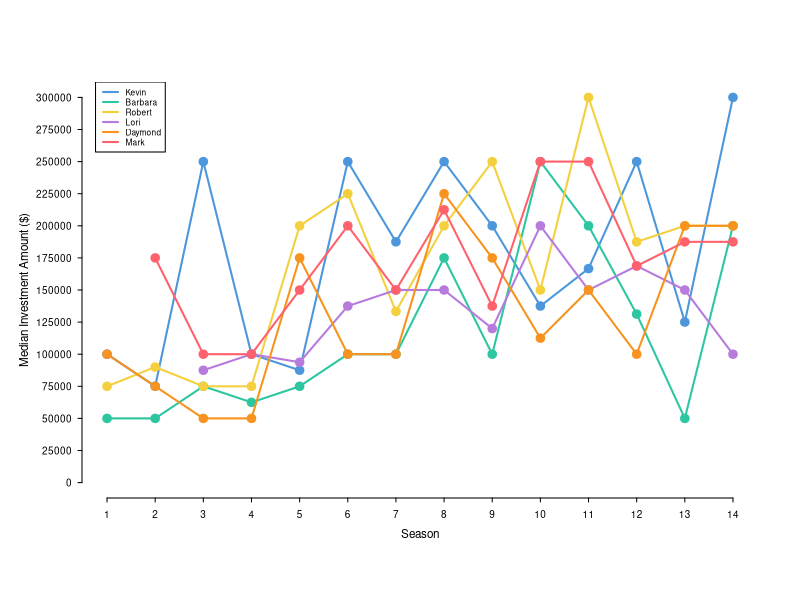
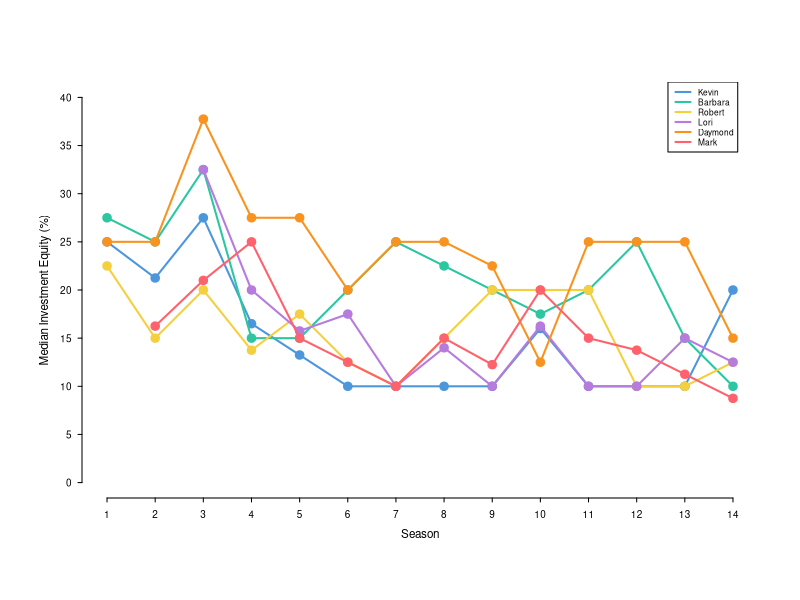
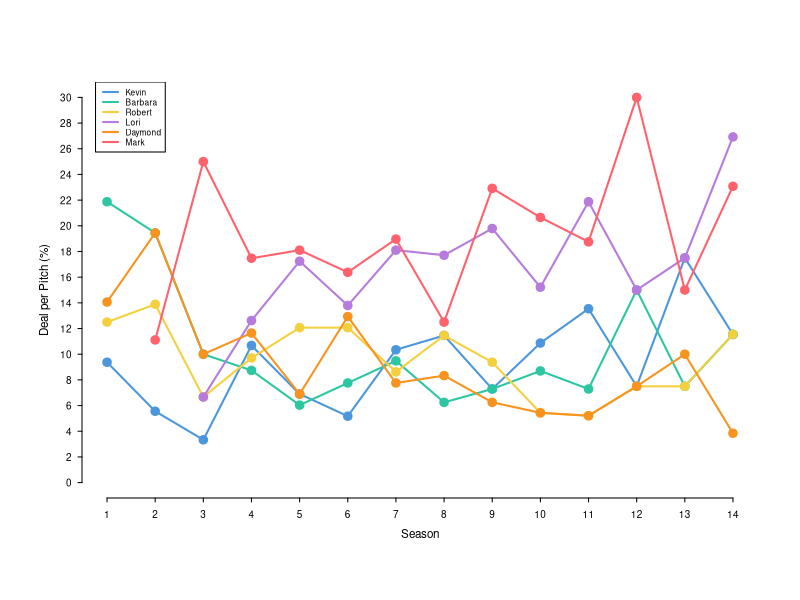
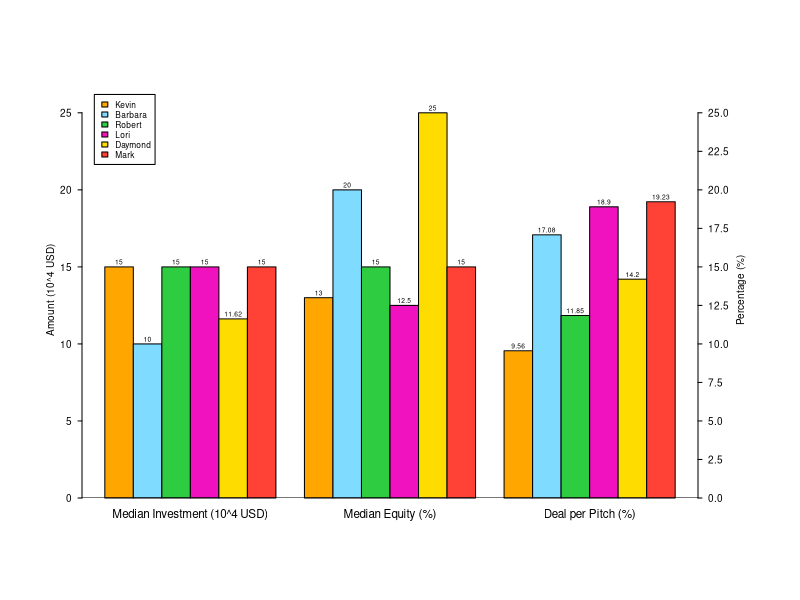

Generate these figures, in order, with R:
## ---- chunk 1
knitr::opts_chunk$set(echo = TRUE)
## ---- chunk 2
dat <- read.csv("Shark Tank US dataset.csv")
dat.copy <- dat
dim(dat)
colSums(is.na(dat))
## ---- chunk 3
table(dat$Season.Number) #good
table(dat$Episode.Number) #good
table(dat$Season.Start) #good
which(dat$Startup.Name=='') #good
table(dat$Industry) #good
sum(dat$Business.Description=='') #good
sum(dat$Entrepreneur.Names=='') # missing names - but okay
table(dat$Original.Ask.Amount) #good
table(dat$Original.Offered.Equity) #good
table(dat$Valuation.Requested) #good
table(dat$Got.Deal) #good


table(dat$Season.End) #need to fix
sum(dat$Original.Air.Date == '') #need to fix
table(dat$Pitchers.Gender) #need to fix
sum(dat$Pitchers.City=='') #599 missing cities - hard to fix
sum(dat$Pitchers.State=='') #358 missing states - hard to fix
table(dat$Pitchers.Average.Age) #984 missing ages - to be removed
table(dat$Company.Website=='') #inaccurate column - to be removed
sum(is.na(dat$Multiple.Entrepreneurs)) #need to convert the 478 NAs
sum(is.na(dat$US.Viewership)) #useless column - to be removed


# take special note of the following columns (loan/royalty deals)
range(dat$Total.Deal.Amount, na.rm=T) #convert NA to 0 or not??
which(dat$Total.Deal.Amount==0) #need to fix row 641
range(dat$Total.Deal.Equity, na.rm=T)
which(dat$Total.Deal.Equity==0) 
range(dat$Deal.Valuation, na.rm=T)
which(dat$Deal.Valuation==0)
range(dat$Investment.Amount.Per.Shark, na.rm=T)
which(dat$Investment.Amount.Per.Shark==0) #row 641 again
table(dat$Royalty.Deal) #convert all NAs to 0
table(dat$Loan) #need to fix


#lastly, we need to fix/ fill NAs for the individual shark columns
sum(is.na(dat$Barbara.Corcoran.Present))
table(dat$Barbara.Corcoran.Present)
table(dat$Barbara.Corcoran.Investment.Amount)
table(dat$Barbara.Corcoran.Investment.Equity)
## ---- chunk 4
dim(dat)
dat <- dat[, !names(dat) %in% 
             c("Pitchers.Average.Age", "Company.Website", "US.Viewership")]
dim(dat)
## ---- chunk 5
table(dat$Season.Start)
dat$Season.Start <- format(as.Date(dat$Season.Start, format = '%d-%b-%y'), '%m/%d/%Y')
table(dat$Season.Start)

table(dat$Season.End)
which(dat$Season.End=='')
dat$Season.End[which(dat$Season.End=='')] <- '20-Apr-23'
dat$Season.End <- format(as.Date(dat$Season.End, format = '%d-%b-%y'), '%m/%d/%Y')
table(dat$Season.End)
## ---- chunk 6
sum(dat$Original.Air.Date == '')

rows_with_na <- which(dat$Original.Air.Date=='')
eps_with_na <- unique(dat[rows_with_na, c('Season.Number', 'Episode.Number')])
eps_with_na

dat[dat$Season.Number==9 & dat$Episode.Number==17, 'Original.Air.Date'] <- '14-Jan-18'
dat[dat$Season.Number==9 & dat$Episode.Number==18, 'Original.Air.Date'] <- '21-Jan-18'
dat[dat$Season.Number==9 & dat$Episode.Number==19, 'Original.Air.Date'] <- '28-Jan-18'
dat[dat$Season.Number==9 & dat$Episode.Number==20, 'Original.Air.Date'] <- '28-Jan-18'
dat[dat$Season.Number==9 & dat$Episode.Number==21, 'Original.Air.Date'] <- '11-Feb-18'
dat[dat$Season.Number==9 & dat$Episode.Number==22, 'Original.Air.Date'] <- '18-Feb-18'
dat[dat$Season.Number==9 & dat$Episode.Number==23, 'Original.Air.Date'] <- '25-Feb-18'

dat[dat$Season.Number==10 & dat$Episode.Number==2, 'Original.Air.Date'] <- '14-Oct-18'
dat[dat$Season.Number==10 & dat$Episode.Number==3, 'Original.Air.Date'] <- '21-Oct-18'
dat[dat$Season.Number==10 & dat$Episode.Number==4, 'Original.Air.Date'] <- '28-Oct-18'
dat[dat$Season.Number==10 & dat$Episode.Number==5, 'Original.Air.Date'] <- '18-Nov-18'
dat[dat$Season.Number==10 & dat$Episode.Number==6, 'Original.Air.Date'] <- '25-Nov-18'
dat[dat$Season.Number==10 & dat$Episode.Number==7, 'Original.Air.Date'] <- '02-Dec-18'
dat[dat$Season.Number==10 & dat$Episode.Number==9, 'Original.Air.Date'] <- '06-Jan-19'
dat[dat$Season.Number==10 & dat$Episode.Number==12, 'Original.Air.Date'] <- '27-Jan-19'
dat[dat$Season.Number==10 & dat$Episode.Number==13, 'Original.Air.Date'] <- '27-Jan-19'
dat[dat$Season.Number==10 & dat$Episode.Number==14, 'Original.Air.Date'] <- '03-Mar-19'
dat[dat$Season.Number==10 & dat$Episode.Number==15, 'Original.Air.Date'] <- '10-Mar-19'
dat[dat$Season.Number==10 & dat$Episode.Number==16, 'Original.Air.Date'] <- '17-Mar-19'
dat[dat$Season.Number==10 & dat$Episode.Number==17, 'Original.Air.Date'] <- '24-Mar-19'
dat[dat$Season.Number==10 & dat$Episode.Number==18, 'Original.Air.Date'] <- '07-Apr-19'
dat[dat$Season.Number==10 & dat$Episode.Number==19, 'Original.Air.Date'] <- '14-Apr-19'
dat[dat$Season.Number==10 & dat$Episode.Number==20, 'Original.Air.Date'] <- '21-Apr-19'
dat[dat$Season.Number==10 & dat$Episode.Number==21, 'Original.Air.Date'] <- '28-Apr-19'
dat[dat$Season.Number==10 & dat$Episode.Number==22, 'Original.Air.Date'] <- '05-May-19'

dat[dat$Season.Number==11 & dat$Episode.Number==2, 'Original.Air.Date'] <- '06-Oct-19'
dat[dat$Season.Number==11 & dat$Episode.Number==4, 'Original.Air.Date'] <- '20-Oct-19'
dat[dat$Season.Number==11 & dat$Episode.Number==5, 'Original.Air.Date'] <- '27-Oct-19'
dat[dat$Season.Number==11 & dat$Episode.Number==6, 'Original.Air.Date'] <- '03-Nov-19'
dat[dat$Season.Number==11 & dat$Episode.Number==7, 'Original.Air.Date'] <- '10-Nov-19'
dat[dat$Season.Number==11 & dat$Episode.Number==8, 'Original.Air.Date'] <- '17-Nov-19'
dat[dat$Season.Number==11 & dat$Episode.Number==9, 'Original.Air.Date'] <- '01-Dec-19'
dat[dat$Season.Number==11 & dat$Episode.Number==10, 'Original.Air.Date'] <- '05-Jan-20'
dat[dat$Season.Number==11 & dat$Episode.Number==11, 'Original.Air.Date'] <- '12-Jan-20'
dat[dat$Season.Number==11 & dat$Episode.Number==12, 'Original.Air.Date'] <- '19-Jan-20'
dat[dat$Season.Number==11 & dat$Episode.Number==13, 'Original.Air.Date'] <- '28-Feb-20'
dat[dat$Season.Number==11 & dat$Episode.Number==14, 'Original.Air.Date'] <- '06-Mar-20'
dat[dat$Season.Number==11 & dat$Episode.Number==15, 'Original.Air.Date'] <- '13-Mar-20'
dat[dat$Season.Number==11 & dat$Episode.Number==16, 'Original.Air.Date'] <- '20-Mar-20'
dat[dat$Season.Number==11 & dat$Episode.Number==17, 'Original.Air.Date'] <- '27-Mar-20'
dat[dat$Season.Number==11 & dat$Episode.Number==18, 'Original.Air.Date'] <- '03-Apr-20'
dat[dat$Season.Number==11 & dat$Episode.Number==19, 'Original.Air.Date'] <- '10-Apr-20'
dat[dat$Season.Number==11 & dat$Episode.Number==21, 'Original.Air.Date'] <- '06-May-20'
dat[dat$Season.Number==11 & dat$Episode.Number==22, 'Original.Air.Date'] <- '08-May-20'
dat[dat$Season.Number==11 & dat$Episode.Number==23, 'Original.Air.Date'] <- '13-May-20'

dat[dat$Season.Number==14 & dat$Episode.Number==4, 'Original.Air.Date'] <- '14-Oct-22'
dat[dat$Season.Number==14 & dat$Episode.Number==5, 'Original.Air.Date'] <- '21-Oct-22'
dat[dat$Season.Number==14 & dat$Episode.Number==6, 'Original.Air.Date'] <- '11-Nov-22'
dat[dat$Season.Number==14 & dat$Episode.Number==7, 'Original.Air.Date'] <- '18-Nov-22'

dat$Original.Air.Date <- format(as.Date(dat$Original.Air.Date, 
                                        format = '%d-%b-%y'), '%m/%d/%Y')
sum(dat$Original.Air.Date == '')
## ---- chunk 7
table(dat$Pitchers.Gender)
rows <- which(dat$Pitchers.Gender=='')
dat[rows, 'Entrepreneur.Names']
dat$Pitchers.Gender[rows] <- c('Male', 'Male', 'Male', 'Mixed Team', 'Male', 'Male')
dat$Pitchers.Gender[dat$Pitchers.Gender=='Mixed Team'] <- 'Mixed'
table(dat$Pitchers.Gender)
## ---- chunk 8
range(dat$Pitch.Number)
tail(dat$Pitch.Number)
which(!(1:1097 %in% dat$Pitch.Number))
dat$Pitch.Number <- 1:1097
## ---- chunk 9
sum(is.na(dat$Multiple.Entrepreneurs))
table(dat$Multiple.Entrepreneurs)
dat$Multiple.Entrepreneurs[is.na(dat$Multiple.Entrepreneurs)] <- 0
table(dat$Multiple.Entrepreneurs)
## ---- chunk 10
sum(is.na(dat$Number.of.sharks.in.deal))
table(dat$Number.of.sharks.in.deal)
dat$Number.of.sharks.in.deal[is.na(dat$Number.of.sharks.in.deal)] <- 0
table(dat$Number.of.sharks.in.deal)
## ---- chunk 11
table(dat$Total.Deal.Amount)
which(dat$Total.Deal.Amount==0) # got a deal, but total amount is 0
dat$Total.Deal.Amount[is.na(dat$Total.Deal.Amount)] <- 0
table(dat$Total.Deal.Amount)

table(dat$Total.Deal.Equity)
which(dat$Total.Deal.Equity==0) # got a deal, but total equity is 0
dat$Total.Deal.Equity[is.na(dat$Total.Deal.Equity)] <- 0
table(dat$Total.Deal.Equity)

table(dat$Deal.Valuation)
which(dat$Deal.Valuation==0) # got a deal, but deal valuation is 0
dat$Deal.Valuation[is.na(dat$Deal.Valuation)] <- 0
table(dat$Deal.Valuation)

table(dat$Investment.Amount.Per.Shark)
which(dat$Investment.Amount.Per.Shark==0) #row 641 again
dat$Investment.Amount.Per.Shark[is.na(dat$Investment.Amount.Per.Shark)] <- 0
table(dat$Investment.Amount.Per.Shark)

table(dat$Equity.Per.Shark)
which(dat$Equity.Per.Shark==0) #same situation
dat$Equity.Per.Shark[is.na(dat$Equity.Per.Shark)] <- 0
table(dat$Equity.Per.Shark)
## ---- chunk 12
sum(is.na(dat$Royalty.Deal))
table(dat$Royalty.Deal)
dat$Royalty.Deal[is.na(dat$Royalty.Deal)] <- 0
table(dat$Royalty.Deal)
## ---- chunk 13
sum(is.na(dat$Loan))
table(dat$Loan)
dat$Loan[is.na(dat$Loan)] <- 0
dat$Loan[dat$Loan!=0] <- 1
table(dat$Loan)
## ---- chunk 14
cols <- grep("Present$", colnames(dat))
rows_with_na <- which(apply(dat[,cols], 1, function(x) any(is.na(x))))
eps_with_na <- unique(dat[rows_with_na, c('Season.Number', 'Episode.Number')])
eps_with_na 

# [1] "Barbara.Corcoran.Present"
# [2] "Mark.Cuban.Present"      
# [3] "Lori.Greiner.Present"    
# [4] "Robert.Herjavec.Present" 
# [5] "Daymond.John.Present"    
# [6] "Kevin.O.Leary.Present"  

dat[dat$Season.Number==11 & 
      dat$Episode.Number==1, cols] <- matrix(c(0,1,1,1,0,1),4,6,byrow=T)
dat[dat$Season.Number==11 & 
      dat$Episode.Number==2, cols] <- matrix(c(1,1,1,0,0,1),4,6,byrow=T)
dat[dat$Season.Number==11 & 
      dat$Episode.Number==3, cols] <- matrix(c(0,1,1,1,1,1),4,6,byrow=T)
dat[dat$Season.Number==11 & 
      dat$Episode.Number==4, cols] <- matrix(c(1,1,1,0,0,1),4,6,byrow=T)
dat[dat$Season.Number==11 & 
      dat$Episode.Number==5, cols] <- matrix(c(0,1,1,0,1,1),4,6,byrow=T)
dat[dat$Season.Number==11 & 
      dat$Episode.Number==6, cols] <- matrix(c(0,1,1,1,0,1),4,6,byrow=T)
dat[dat$Season.Number==11 & 
      dat$Episode.Number==7, cols] <- matrix(c(0,1,1,1,1,1),4,6,byrow=T)
dat[dat$Season.Number==11 & 
      dat$Episode.Number==8, cols] <- matrix(c(0,1,1,0,1,1),4,6,byrow=T)
dat[dat$Season.Number==11 & 
      dat$Episode.Number==9, cols] <- matrix(c(1,1,1,1,0,1),4,6,byrow=T)
dat[dat$Season.Number==11 & 
      dat$Episode.Number==10, cols] <- matrix(c(1,1,1,1,0,1),4,6,byrow=T)
dat[dat$Season.Number==11 & 
      dat$Episode.Number==11, cols] <- matrix(c(1,1,1,0,1,1),4,6,byrow=T)
dat[dat$Season.Number==11 & 
      dat$Episode.Number==12, cols] <- matrix(c(1,1,1,0,0,1),4,6,byrow=T)
dat[dat$Season.Number==11 & 
      dat$Episode.Number==13, cols] <- matrix(c(0,1,1,0,1,1),4,6,byrow=T)
dat[dat$Season.Number==11 & 
      dat$Episode.Number==14, cols] <- matrix(c(0,1,1,1,0,1),4,6,byrow=T)
dat[dat$Season.Number==11 & 
      dat$Episode.Number==15, cols] <- matrix(c(1,1,1,1,0,1),4,6,byrow=T)
dat[dat$Season.Number==11 & 
      dat$Episode.Number==16, cols] <- matrix(c(1,1,1,0,0,1),4,6,byrow=T)
dat[dat$Season.Number==11 & 
      dat$Episode.Number==17, cols] <- matrix(c(1,1,1,0,1,1),4,6,byrow=T)
dat[dat$Season.Number==11 & 
      dat$Episode.Number==18, cols] <- matrix(c(0,1,1,1,1,1),4,6,byrow=T)
dat[dat$Season.Number==11 & 
      dat$Episode.Number==19, cols] <- matrix(c(0,1,1,1,0,1),4,6,byrow=T)
dat[dat$Season.Number==11 & 
      dat$Episode.Number==20, cols] <- matrix(c(1,1,1,0,1,1),4,6,byrow=T)
dat[dat$Season.Number==11 & 
      dat$Episode.Number==21, cols] <- matrix(c(0,1,1,0,1,1),4,6,byrow=T)
dat[dat$Season.Number==11 & 
      dat$Episode.Number==22, cols] <- matrix(c(0,1,1,1,1,1),4,6,byrow=T)
dat[dat$Season.Number==11 & 
      dat$Episode.Number==23, cols] <- matrix(c(1,1,1,0,0,1),4,6,byrow=T)
dat[dat$Season.Number==11 & 
      dat$Episode.Number==24, cols] <- matrix(c(0,1,1,1,0,1),4,6,byrow=T)
dat[dat$Season.Number==12 & 
      dat$Episode.Number==1, cols] <- matrix(c(0,1,1,0,1,1),4,6,byrow=T)
dat[dat$Season.Number==12 & 
      dat$Episode.Number==2, cols] <- matrix(c(1,1,1,0,0,1),4,6,byrow=T)
dat[dat$Season.Number==12 & 
      dat$Episode.Number==3, cols] <- matrix(c(0,1,1,1,1,1),4,6,byrow=T)
dat[dat$Season.Number==12 & 
      dat$Episode.Number==4, cols] <- matrix(c(1,1,1,0,1,1),4,6,byrow=T)
dat[dat$Season.Number==12 & 
      dat$Episode.Number==5, cols] <- matrix(c(0,1,1,1,0,1),4,6,byrow=T)
dat[dat$Season.Number==12 & 
      dat$Episode.Number==6, cols] <- matrix(c(0,1,1,0,1,1),4,6,byrow=T)
dat[dat$Season.Number==12 & 
      dat$Episode.Number==7, cols] <- matrix(c(1,1,1,0,1,1),4,6,byrow=T)
dat[dat$Season.Number==12 & 
      dat$Episode.Number==8, cols] <- matrix(c(1,1,1,1,0,1),4,6,byrow=T)
dat[dat$Season.Number==12 & 
      dat$Episode.Number==9, cols] <- matrix(c(1,1,1,0,1,1),4,6,byrow=T)
dat[dat$Season.Number==12 & 
      dat$Episode.Number==10, cols] <- matrix(c(1,1,1,0,0,1),4,6,byrow=T)
dat[dat$Season.Number==13 & 
      dat$Episode.Number==1, cols] <- matrix(c(1,1,1,0,0,1),4,6,byrow=T)
dat[dat$Season.Number==13 & 
      dat$Episode.Number==2, cols] <- matrix(c(0,1,1,0,1,1),4,6,byrow=T)
dat[dat$Season.Number==13 & 
      dat$Episode.Number==3, cols] <- matrix(c(1,1,1,0,0,1),4,6,byrow=T)
dat[dat$Season.Number==13 & 
      dat$Episode.Number==4, cols] <- matrix(c(0,1,1,1,0,1),4,6,byrow=T)
dat[dat$Season.Number==13 & 
      dat$Episode.Number==5, cols] <- matrix(c(0,1,1,1,1,1),4,6,byrow=T)
dat[dat$Season.Number==13 & 
      dat$Episode.Number==6, cols] <- matrix(c(0,1,1,1,0,1),4,6,byrow=T)
dat[dat$Season.Number==13 & 
      dat$Episode.Number==7, cols] <- matrix(c(1,1,1,0,0,1),4,6,byrow=T)
dat[dat$Season.Number==13 & 
      dat$Episode.Number==8, cols] <- matrix(c(1,1,1,0,1,1),4,6,byrow=T)
dat[dat$Season.Number==13 & 
      dat$Episode.Number==9, cols] <- matrix(c(0,1,1,1,1,1),4,6,byrow=T)
dat[dat$Season.Number==13 & 
      dat$Episode.Number==10, cols] <- matrix(c(1,1,1,0,0,1),4,6,byrow=T)
dat[dat$Season.Number==14 & 
      dat$Episode.Number==1, cols] <- matrix(c(1,1,1,1,1,1),4,6,byrow=T)
dat[dat$Season.Number==14 & 
      dat$Episode.Number==2, cols] <- matrix(c(1,1,1,1,0,1),4,6,byrow=T)
dat[dat$Season.Number==14 & 
      dat$Episode.Number==3, cols] <- matrix(c(0,1,1,0,1,1),3,6,byrow=T)
dat[dat$Season.Number==14 & 
      dat$Episode.Number==4, cols] <- matrix(c(0,1,1,1,1,1),4,6,byrow=T)
dat[dat$Season.Number==14 & 
      dat$Episode.Number==5, cols] <- matrix(c(0,1,1,1,0,1),4,6,byrow=T)
dat[dat$Season.Number==14 & 
      dat$Episode.Number==6, cols] <- matrix(c(0,1,1,0,1,1),4,6,byrow=T)
dat[dat$Season.Number==14 & 
      dat$Episode.Number==7, cols] <- matrix(c(1,1,1,1,0,1),3,6,byrow=T)

sum(is.na(dat[,cols]))
table(dat$Barbara.Corcoran.Present)
table(dat$Mark.Cuban.Present)
table(dat$Lori.Greiner.Present)
table(dat$Robert.Herjavec.Present)
table(dat$Daymond.John.Present)
table(dat$Kevin.O.Leary.Present)
## ---- chunk 15
cols <- grep("(Investment.Amount|Investment.Equity)$", colnames(dat))
colSums(is.na(dat[, cols])) 

for (i in cols)
{
  dat[is.na(dat[, i]), i] <- 0
}

colSums(is.na(dat[, cols]))
## ---- chunk 16
sum(dat$Pitchers.City=='') #599 missing cities - need to fix manually
sum(dat$Pitchers.State=='') #358 missing states - need to fix manually
## ---- chunk 17
colSums(is.na(dat))
## ---- chunk 18
if (!dir.exists("data")) 
{
  dir.create("data")
}

# raw data
write.csv(dat.copy, "data/Shark Tank Original.csv", row.names = FALSE)

# processed data
write.csv(dat, "data/Shark Tank Processed.csv", row.names = FALSE)

# separated by shark presence
kevin <- dat[dat$Kevin.O.Leary.Present==1,]
barbara <- dat[dat$Barbara.Corcoran.Present==1,]
mark <- dat[dat$Mark.Cuban.Present==1,]
daymond <- dat[dat$Daymond.John.Present==1,]
lori <- dat[dat$Lori.Greiner.Present==1,]
robert <- dat[dat$Robert.Herjavec.Present==1,]

write.csv(kevin, "data/Kevin.csv", row.names = FALSE)
write.csv(barbara, "data/Barbara.csv", row.names = FALSE)
write.csv(mark, "data/Mark.csv", row.names = FALSE)
write.csv(daymond, "data/Daymond.csv", row.names = FALSE)
write.csv(lori, "data/Lori.csv", row.names = FALSE)
write.csv(robert, "data/Robert.csv", row.names = FALSE)
## ---- chunk 19
colors <- c("#4C97DB", "#2CC6A0", "#F4D03F", "#B67BDC", "#F7931E", "#FF616D")
plot(aggregate(kevin[kevin$Kevin.O.Leary.Investment.Amount>0,]$Kevin.O.Leary.Investment.Amount ~ kevin[kevin$Kevin.O.Leary.Investment.Amount>0,]$Season.Number, kevin[kevin$Kevin.O.Leary.Investment.Amount>0,], median), type='o', pch=19, lwd=2, ylim=c(0, 300000), cex.lab=0.8, axes=F, col = colors[1], xlab='', ylab='')
lines(aggregate(barbara[barbara$Barbara.Corcoran.Investment.Amount>0,]$Barbara.Corcoran.Investment.Amount ~ barbara[barbara$Barbara.Corcoran.Investment.Amount>0,]$Season.Number, barbara[barbara$Barbara.Corcoran.Investment.Amount>0,], median), type='o', pch=19, lwd=2, col = colors[2])
lines(aggregate(robert[robert$Robert.Herjavec.Investment.Amount>0,]$Robert.Herjavec.Investment.Amount ~ robert[robert$Robert.Herjavec.Investment.Amount>0,]$Season.Number, robert[robert$Robert.Herjavec.Investment.Amount>0,], median), type='o', pch=19, lwd=2, col = colors[3])
lines(aggregate(lori[lori$Lori.Greiner.Investment.Amount>0,]$Lori.Greiner.Investment.Amount ~ lori[lori$Lori.Greiner.Investment.Amount>0,]$Season.Number, lori[lori$Lori.Greiner.Investment.Amount>0,], median), type='o', pch=19, lwd=2, col = colors[4])
lines(aggregate(daymond[daymond$Daymond.John.Investment.Amount>0,]$Daymond.John.Investment.Amount ~ daymond[daymond$Daymond.John.Investment.Amount>0,]$Season.Number, daymond[daymond$Daymond.John.Investment.Amount>0,], median), type='o', pch=19, lwd=2, col = colors[5])
lines(aggregate(mark[mark$Mark.Cuban.Investment.Amount>0,]$Mark.Cuban.Investment.Amount ~ mark[mark$Mark.Cuban.Investment.Amount>0,]$Season.Number, mark[mark$Mark.Cuban.Investment.Amount>0,], median), type='o', pch=19, lwd=2, col = colors[6])
axis(side = 1, at = 1:14, cex.axis = 0.6, tcl= -0.2, mgp= c(0,0.2,0))
axis(side = 2, at = seq(0, 300000, 25000), cex.axis = 0.6, mgp= c(0,0.5,0), las=2, tcl= -0.2)
mtext('Median Investment Amount ($)', side = 2, line=2.5, cex=0.7, font=14)
mtext("Season", side = 1, line = 1.2, cex=0.7, font=14)
legend("topleft", legend = c('Kevin', 'Barbara', 'Robert', 'Lori', 'Daymond', 'Mark'), col = colors, lty = 1, lwd = 2, cex=.5, inset = c(0.02, 0))
## ---- chunk 20
colors <- c("#4C97DB", "#2CC6A0", "#F4D03F", "#B67BDC", "#F7931E", "#FF616D")
plot(aggregate(kevin[kevin$Kevin.O.Leary.Investment.Amount>0,]$Kevin.O.Leary.Investment.Equity ~ kevin[kevin$Kevin.O.Leary.Investment.Amount>0,]$Season.Number, kevin[kevin$Kevin.O.Leary.Investment.Amount>0,], median), type='o', pch=19, lwd=2, xlab='', ylab='', ylim=c(0, 40), cex.lab=0.8, axes=F, col= colors[1])
lines(aggregate(barbara[barbara$Barbara.Corcoran.Investment.Amount>0,]$Barbara.Corcoran.Investment.Equity ~ barbara[barbara$Barbara.Corcoran.Investment.Amount>0,]$Season.Number, barbara[barbara$Barbara.Corcoran.Investment.Amount>0,], median), type='o', pch=19, lwd=2, col=colors[2])
lines(aggregate(robert[robert$Robert.Herjavec.Investment.Amount>0,]$Robert.Herjavec.Investment.Equity ~ robert[robert$Robert.Herjavec.Investment.Amount>0,]$Season.Number, robert[robert$Robert.Herjavec.Investment.Amount>0,], median), type='o', pch=19, lwd=2, col=colors[3])
lines(aggregate(lori[lori$Lori.Greiner.Investment.Amount>0,]$Lori.Greiner.Investment.Equity ~ lori[lori$Lori.Greiner.Investment.Amount>0,]$Season.Number, lori[lori$Lori.Greiner.Investment.Amount>0,], median), type='o', pch=19, lwd=2, col=colors[4])
lines(aggregate(daymond[daymond$Daymond.John.Investment.Amount>0,]$Daymond.John.Investment.Equity ~ daymond[daymond$Daymond.John.Investment.Amount>0,]$Season.Number, daymond[daymond$Daymond.John.Investment.Amount>0,], median), type='o', pch=19, lwd=2, col=colors[5])
lines(aggregate(mark[mark$Mark.Cuban.Investment.Amount>0,]$Mark.Cuban.Investment.Equity ~ mark[mark$Mark.Cuban.Investment.Amount>0,]$Season.Number, mark[mark$Mark.Cuban.Investment.Amount>0,], median), type='o', pch=19, lwd=2, col=colors[6])

axis(side = 1, at = 1:14, cex.axis = 0.6, tcl= -0.2, mgp= c(0,0.2,0))
axis(side = 2, at = seq(0, 40, 5), cex.axis = 0.6, las=2, tcl= -0.2, mgp= c(0,0.5,0))
mtext('Median Investment Equity (%)', side = 2, line=1.5, cex=0.7, font=14)
mtext("Season", side = 1, line = 1.2, cex=0.7, font=14)
legend("topright", legend = c('Kevin', 'Barbara', 'Robert', 'Lori', 'Daymond', 'Mark'), col = colors, lty = 1, lwd = 2, cex=.5, inset = c(0.03, 0))
## ---- chunk 21
colors <- c("#4C97DB", "#2CC6A0", "#F4D03F", "#B67BDC", "#F7931E", "#FF616D")
pitch_per_season <- tapply(dat$Season.Number, dat$Season.Number, FUN = length)/100

plot(tapply(kevin[kevin$Kevin.O.Leary.Investment.Amount>0,]$Kevin.O.Leary.Investment.Amount, kevin[kevin$Kevin.O.Leary.Investment.Amount>0,]$Season.Number, FUN = length)/pitch_per_season, type='o', pch=19, lwd=2, xlab='', ylab='', ylim=c(0, 30), cex.lab=0.8, axes=F, col=colors[1])
lines(tapply(barbara[barbara$Barbara.Corcoran.Investment.Amount>0,]$Barbara.Corcoran.Investment.Amount, barbara[barbara$Barbara.Corcoran.Investment.Amount>0,]$Season.Number, FUN = length)/pitch_per_season, type='o', pch=19, lwd=2, col=colors[2])
lines(tapply(robert[robert$Robert.Herjavec.Investment.Amount>0,]$Robert.Herjavec.Investment.Amount, robert[robert$Robert.Herjavec.Investment.Amount>0,]$Season.Number, FUN = length)/pitch_per_season, type='o', pch=19, lwd=2, col=colors[3])
lines(c(NA, NA, tapply(lori[lori$Lori.Greiner.Investment.Amount>0,]$Lori.Greiner.Investment.Amount, lori[lori$Lori.Greiner.Investment.Amount>0,]$Season.Number, FUN = length))/pitch_per_season, type='o', pch=19, lwd=2, col=colors[4])
lines(tapply(daymond[daymond$Daymond.John.Investment.Amount>0,]$Daymond.John.Investment.Amount, daymond[daymond$Daymond.John.Investment.Amount>0,]$Season.Number, FUN = length)/pitch_per_season, type='o', pch=19, lwd=2, col=colors[5])
lines(c(NA,tapply(mark[mark$Mark.Cuban.Investment.Amount>0,]$Mark.Cuban.Investment.Amount, mark[mark$Mark.Cuban.Investment.Amount>0,]$Season.Number, FUN = length))/pitch_per_season, type='o', pch=19, lwd=2, col=colors[6])
axis(side = 1, at = 1:14, cex.axis = 0.6, tcl= -0.2, mgp= c(0,0.2,0))
axis(side = 2, at = seq(0, 30, 2), cex.axis = 0.6, las=2, tcl= -0.2, mgp= c(0,0.5,0))
mtext('Deal per Pitch (%)', side = 2, line=1.5, cex=0.7, font=14)
mtext("Season", side = 1, line = 1.2, cex=0.7, font=14)
legend("topleft", legend = c('Kevin', 'Barbara', 'Robert', 'Lori', 'Daymond', 'Mark'), col = colors, lty = 1, lwd = 2, cex=.5, inset = c(0.02, 0))
## ---- chunk 22
par(mar=c(5, 4, 4, 5)+.1)

colors <- c("#FFA600", "#7FDBFF", "#2ECC40", "#F012BE", "#FFDC00", "#FF4136")

median_investment <- c(median(kevin$Kevin.O.Leary.Investment.Amount[kevin$Kevin.O.Leary.Investment.Amount>0]), median(barbara$Barbara.Corcoran.Investment.Amount[barbara$Barbara.Corcoran.Investment.Amount>0]), median(robert$Robert.Herjavec.Investment.Amount[robert$Robert.Herjavec.Investment.Amount>0]), median(lori$Lori.Greiner.Investment.Amount[lori$Lori.Greiner.Investment.Amount>0]), median(daymond$Daymond.John.Investment.Amount[daymond$Daymond.John.Investment.Amount>0]),median(mark$Mark.Cuban.Investment.Amount[mark$Mark.Cuban.Investment.Amount>0]))

median_equity <- c(median(kevin$Kevin.O.Leary.Investment.Equity[kevin$Kevin.O.Leary.Investment.Equity>0]), median(barbara$Barbara.Corcoran.Investment.Equity[barbara$Barbara.Corcoran.Investment.Equity>0]), median(robert$Robert.Herjavec.Investment.Equity[robert$Robert.Herjavec.Investment.Equity>0]), median(lori$Lori.Greiner.Investment.Equity[lori$Lori.Greiner.Investment.Equity>0]), median(daymond$Daymond.John.Investment.Equity[daymond$Daymond.John.Investment.Equity>0]),median(mark$Mark.Cuban.Investment.Equity[mark$Mark.Cuban.Investment.Equity>0]))

deal_percent <- c(mean(kevin$Kevin.O.Leary.Investment.Amount>0),
                  mean(barbara$Barbara.Corcoran.Investment.Amount>0),
                  mean(robert$Robert.Herjavec.Investment.Amount>0),
                  mean(lori$Lori.Greiner.Investment.Amount>0),
                  mean(daymond$Daymond.John.Investment.Amount>0),
                  mean(mark$Mark.Cuban.Investment.Amount>0))

bp <- barplot(
  height = cbind(median_investment/10000, median_equity*1, deal_percent*100),
  beside = TRUE, ylim = c(0,27), cex.names=.7, font=14,
  col = colors, axes = F)

axis(side = 2, at = seq(0, 27, 5), cex.axis = 0.6, las=2, tcl= -0.2, mgp= c(0,0.5,0))
axis(side = 4, at = seq(0, 27, 2.5), cex.axis = 0.6, las=2, tcl= -0.2, mgp= c(0,0.5,0))
abline(h=0)
mtext('Amount (10^4 USD)', side = 2, line=1.2, cex=0.6, font=14)
mtext('Percentage (%)', side = 4, line=1.5, cex=0.6, font=14)
mtext(text = c("Median Investment (10^4 USD)", "Median Equity (%)", "Deal per Pitch (%)"), side = 1, line = 0.2, at = c(4, 11, 18), cex = 0.7, font=14)

text(x = bp, y = cbind(median_investment/10000, median_equity, deal_percent*100)-.5, labels = round(cbind(median_investment/10000, median_equity, deal_percent*100),2), pos = 3, cex = .4, col = "black")

legend("topleft", legend = c('Kevin', 'Barbara', 'Robert', 'Lori', 'Daymond', 'Mark'), fill = colors, cex=.5, inset = c(0.02, 0.03))

# par.default()
